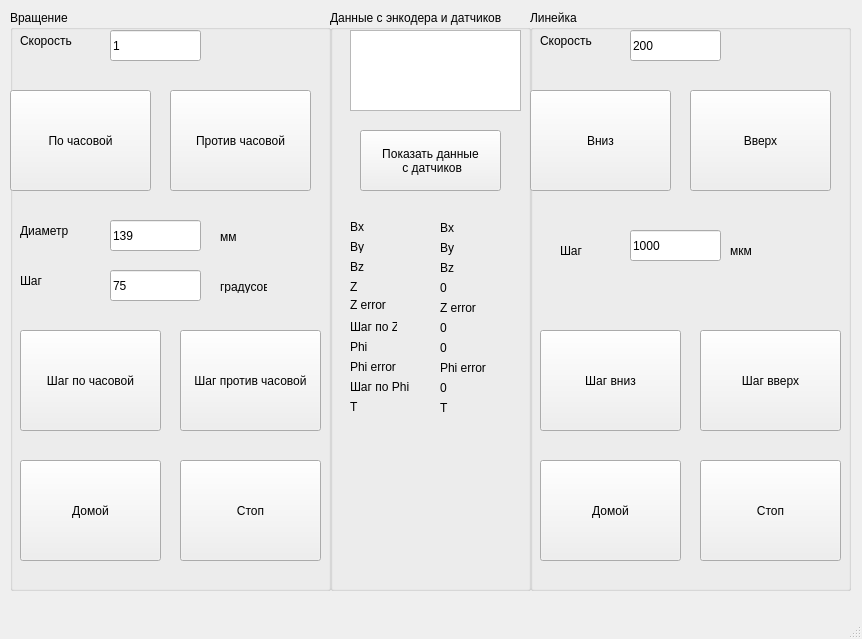
<?xml version="1.0" encoding="UTF-8"?>
<ui version="4.0">
 <class>MainWindow</class>
 <widget class="QMainWindow" name="MainWindow">
  <property name="geometry">
   <rect>
    <x>0</x>
    <y>0</y>
    <width>862</width>
    <height>639</height>
   </rect>
  </property>
  <property name="windowTitle">
   <string>MainWindow</string>
  </property>
  <widget class="QWidget" name="centralwidget">
   <widget class="QGroupBox" name="grpBox1_Rotor">
    <property name="geometry">
     <rect>
      <x>10</x>
      <y>10</y>
      <width>321</width>
      <height>581</height>
     </rect>
    </property>
    <property name="title">
     <string>Вращение</string>
    </property>
    <widget class="QLabel" name="Rtr_lbl01_Speed">
     <property name="geometry">
      <rect>
       <x>10</x>
       <y>20</y>
       <width>61</width>
       <height>21</height>
      </rect>
     </property>
     <property name="text">
      <string>Скорость</string>
     </property>
    </widget>
    <widget class="QLineEdit" name="Rtr_lEd1_Speed">
     <property name="geometry">
      <rect>
       <x>100</x>
       <y>20</y>
       <width>91</width>
       <height>31</height>
      </rect>
     </property>
     <property name="text">
      <string>1</string>
     </property>
    </widget>
    <widget class="QLineEdit" name="Rtr_lEd3_Step">
     <property name="geometry">
      <rect>
       <x>100</x>
       <y>260</y>
       <width>91</width>
       <height>31</height>
      </rect>
     </property>
     <property name="text">
      <string>75</string>
     </property>
    </widget>
    <widget class="QLabel" name="Rtr_lbl03_Step">
     <property name="geometry">
      <rect>
       <x>10</x>
       <y>260</y>
       <width>61</width>
       <height>21</height>
      </rect>
     </property>
     <property name="text">
      <string>Шаг</string>
     </property>
    </widget>
    <widget class="QPushButton" name="Rtr_pBtn2_Backward">
     <property name="geometry">
      <rect>
       <x>160</x>
       <y>80</y>
       <width>141</width>
       <height>101</height>
      </rect>
     </property>
     <property name="text">
      <string>Против часовой</string>
     </property>
    </widget>
    <widget class="QPushButton" name="Rtr_pBtn4_Step_Bkwd">
     <property name="geometry">
      <rect>
       <x>170</x>
       <y>320</y>
       <width>141</width>
       <height>101</height>
      </rect>
     </property>
     <property name="text">
      <string>Шаг против часовой</string>
     </property>
    </widget>
    <widget class="QLabel" name="Rtr_lbl04_mm">
     <property name="geometry">
      <rect>
       <x>210</x>
       <y>220</y>
       <width>47</width>
       <height>13</height>
      </rect>
     </property>
     <property name="text">
      <string>мм</string>
     </property>
    </widget>
    <widget class="QLineEdit" name="Rtr_lEd2_DiamNum">
     <property name="geometry">
      <rect>
       <x>100</x>
       <y>210</y>
       <width>91</width>
       <height>31</height>
      </rect>
     </property>
     <property name="text">
      <string>139</string>
     </property>
    </widget>
    <widget class="QLabel" name="Rtr_lbl05_mm">
     <property name="geometry">
      <rect>
       <x>210</x>
       <y>270</y>
       <width>47</width>
       <height>13</height>
      </rect>
     </property>
     <property name="text">
      <string>градусов</string>
     </property>
    </widget>
    <widget class="QPushButton" name="Rtr_pBtn3_Step_Fwd">
     <property name="geometry">
      <rect>
       <x>10</x>
       <y>320</y>
       <width>141</width>
       <height>101</height>
      </rect>
     </property>
     <property name="text">
      <string>Шаг по часовой</string>
     </property>
    </widget>
    <widget class="QPushButton" name="Rtr_pBtn1_Forward">
     <property name="geometry">
      <rect>
       <x>0</x>
       <y>80</y>
       <width>141</width>
       <height>101</height>
      </rect>
     </property>
     <property name="text">
      <string>По часовой</string>
     </property>
    </widget>
    <widget class="QLabel" name="Rtr_lbl02_Diam">
     <property name="geometry">
      <rect>
       <x>10</x>
       <y>210</y>
       <width>61</width>
       <height>21</height>
      </rect>
     </property>
     <property name="text">
      <string>Диаметр</string>
     </property>
    </widget>
    <widget class="QPushButton" name="Rtr_pBtn6_Stop">
     <property name="geometry">
      <rect>
       <x>170</x>
       <y>450</y>
       <width>141</width>
       <height>101</height>
      </rect>
     </property>
     <property name="text">
      <string>Стоп</string>
     </property>
    </widget>
    <widget class="QPushButton" name="Rtr_pBtn5_Home">
     <property name="geometry">
      <rect>
       <x>10</x>
       <y>450</y>
       <width>141</width>
       <height>101</height>
      </rect>
     </property>
     <property name="text">
      <string>Домой</string>
     </property>
    </widget>
   </widget>
   <widget class="QGroupBox" name="grpBox2_Data">
    <property name="geometry">
     <rect>
      <x>330</x>
      <y>10</y>
      <width>201</width>
      <height>581</height>
     </rect>
    </property>
    <property name="title">
     <string>Данные с энкодера и датчиков</string>
    </property>
    <widget class="QLabel" name="Data_lbl12_ZstepData">
     <property name="geometry">
      <rect>
       <x>110</x>
       <y>310</y>
       <width>81</width>
       <height>16</height>
      </rect>
     </property>
     <property name="text">
      <string>0</string>
     </property>
    </widget>
    <widget class="QLabel" name="Data_lbl02_BxData">
     <property name="geometry">
      <rect>
       <x>110</x>
       <y>210</y>
       <width>81</width>
       <height>16</height>
      </rect>
     </property>
     <property name="text">
      <string>Bx</string>
     </property>
    </widget>
    <widget class="QLabel" name="Data_lbl06_BzData">
     <property name="geometry">
      <rect>
       <x>110</x>
       <y>250</y>
       <width>81</width>
       <height>16</height>
      </rect>
     </property>
     <property name="text">
      <string>Bz</string>
     </property>
    </widget>
    <widget class="QLabel" name="Data_lbl19_T">
     <property name="geometry">
      <rect>
       <x>20</x>
       <y>390</y>
       <width>47</width>
       <height>13</height>
      </rect>
     </property>
     <property name="text">
      <string>T</string>
     </property>
    </widget>
    <widget class="QLabel" name="Data_lbl17_PhiStep">
     <property name="geometry">
      <rect>
       <x>20</x>
       <y>370</y>
       <width>70</width>
       <height>13</height>
      </rect>
     </property>
     <property name="text">
      <string>Шаг по Phi</string>
     </property>
    </widget>
    <widget class="QLabel" name="Data_lbl20_TData">
     <property name="geometry">
      <rect>
       <x>110</x>
       <y>390</y>
       <width>81</width>
       <height>16</height>
      </rect>
     </property>
     <property name="text">
      <string>T</string>
     </property>
    </widget>
    <widget class="QLabel" name="Data_lbl14_PhiData">
     <property name="geometry">
      <rect>
       <x>110</x>
       <y>330</y>
       <width>81</width>
       <height>16</height>
      </rect>
     </property>
     <property name="text">
      <string>0</string>
     </property>
    </widget>
    <widget class="QTextBrowser" name="Data_txtBrowser">
     <property name="geometry">
      <rect>
       <x>20</x>
       <y>20</y>
       <width>171</width>
       <height>81</height>
      </rect>
     </property>
    </widget>
    <widget class="QLabel" name="Data_lbl01_Bx">
     <property name="geometry">
      <rect>
       <x>20</x>
       <y>210</y>
       <width>47</width>
       <height>13</height>
      </rect>
     </property>
     <property name="text">
      <string>Bx</string>
     </property>
    </widget>
    <widget class="QLabel" name="Data_lbl07_Z">
     <property name="geometry">
      <rect>
       <x>20</x>
       <y>270</y>
       <width>47</width>
       <height>13</height>
      </rect>
     </property>
     <property name="text">
      <string>Z</string>
     </property>
    </widget>
    <widget class="QLabel" name="Data_lbl08_ZData">
     <property name="geometry">
      <rect>
       <x>110</x>
       <y>270</y>
       <width>81</width>
       <height>16</height>
      </rect>
     </property>
     <property name="text">
      <string>0</string>
     </property>
    </widget>
    <widget class="QLabel" name="Data_lbl15_PhiErr">
     <property name="geometry">
      <rect>
       <x>20</x>
       <y>350</y>
       <width>47</width>
       <height>13</height>
      </rect>
     </property>
     <property name="text">
      <string>Phi error</string>
     </property>
    </widget>
    <widget class="QLabel" name="Data_lbl16_PhiErrData">
     <property name="geometry">
      <rect>
       <x>110</x>
       <y>350</y>
       <width>81</width>
       <height>16</height>
      </rect>
     </property>
     <property name="text">
      <string>Phi error</string>
     </property>
    </widget>
    <widget class="QLabel" name="Data_lbl18_PhiStepData">
     <property name="geometry">
      <rect>
       <x>110</x>
       <y>370</y>
       <width>81</width>
       <height>16</height>
      </rect>
     </property>
     <property name="text">
      <string>0</string>
     </property>
    </widget>
    <widget class="QPushButton" name="Data_pBtn_ShowData">
     <property name="geometry">
      <rect>
       <x>30</x>
       <y>120</y>
       <width>141</width>
       <height>61</height>
      </rect>
     </property>
     <property name="text">
      <string>Показать данные
 с датчиков</string>
     </property>
    </widget>
    <widget class="QLabel" name="Data_lbl11_Zstep">
     <property name="geometry">
      <rect>
       <x>20</x>
       <y>310</y>
       <width>47</width>
       <height>13</height>
      </rect>
     </property>
     <property name="text">
      <string>Шаг по Z</string>
     </property>
    </widget>
    <widget class="QLabel" name="Data_lbl10_ZerrData">
     <property name="geometry">
      <rect>
       <x>110</x>
       <y>290</y>
       <width>81</width>
       <height>16</height>
      </rect>
     </property>
     <property name="text">
      <string>Z error</string>
     </property>
    </widget>
    <widget class="QLabel" name="Data_lbl04_ByData">
     <property name="geometry">
      <rect>
       <x>110</x>
       <y>230</y>
       <width>81</width>
       <height>16</height>
      </rect>
     </property>
     <property name="text">
      <string>By</string>
     </property>
    </widget>
    <widget class="QLabel" name="Data_lbl05_Bz">
     <property name="geometry">
      <rect>
       <x>20</x>
       <y>250</y>
       <width>47</width>
       <height>13</height>
      </rect>
     </property>
     <property name="text">
      <string>Bz</string>
     </property>
    </widget>
    <widget class="QLabel" name="Data_lbl03_By">
     <property name="geometry">
      <rect>
       <x>20</x>
       <y>230</y>
       <width>47</width>
       <height>13</height>
      </rect>
     </property>
     <property name="text">
      <string>By</string>
     </property>
    </widget>
    <widget class="QLabel" name="Data_lbl09_Zerr">
     <property name="geometry">
      <rect>
       <x>20</x>
       <y>290</y>
       <width>70</width>
       <height>10</height>
      </rect>
     </property>
     <property name="text">
      <string>Z error</string>
     </property>
    </widget>
    <widget class="QLabel" name="Data_lbl13_Phi">
     <property name="geometry">
      <rect>
       <x>20</x>
       <y>330</y>
       <width>47</width>
       <height>13</height>
      </rect>
     </property>
     <property name="text">
      <string>Phi</string>
     </property>
    </widget>
   </widget>
   <widget class="QGroupBox" name="grpBox3_Line">
    <property name="geometry">
     <rect>
      <x>530</x>
      <y>10</y>
      <width>321</width>
      <height>581</height>
     </rect>
    </property>
    <property name="title">
     <string>Линейка</string>
    </property>
    <widget class="QLabel" name="Line_lbl2_Step">
     <property name="geometry">
      <rect>
       <x>30</x>
       <y>230</y>
       <width>61</width>
       <height>21</height>
      </rect>
     </property>
     <property name="text">
      <string>Шаг</string>
     </property>
    </widget>
    <widget class="QLabel" name="Line_lbl1_Speed">
     <property name="geometry">
      <rect>
       <x>10</x>
       <y>20</y>
       <width>61</width>
       <height>21</height>
      </rect>
     </property>
     <property name="text">
      <string>Скорость</string>
     </property>
    </widget>
    <widget class="QPushButton" name="Line_pBtn1_Forward">
     <property name="geometry">
      <rect>
       <x>0</x>
       <y>80</y>
       <width>141</width>
       <height>101</height>
      </rect>
     </property>
     <property name="text">
      <string>Вниз</string>
     </property>
    </widget>
    <widget class="QPushButton" name="Line_pBtn6_Stop">
     <property name="geometry">
      <rect>
       <x>170</x>
       <y>450</y>
       <width>141</width>
       <height>101</height>
      </rect>
     </property>
     <property name="text">
      <string>Стоп</string>
     </property>
    </widget>
    <widget class="QLineEdit" name="Line_lEd1_Speed">
     <property name="geometry">
      <rect>
       <x>100</x>
       <y>20</y>
       <width>91</width>
       <height>31</height>
      </rect>
     </property>
     <property name="text">
      <string>200</string>
     </property>
    </widget>
    <widget class="QLineEdit" name="Line_lEd2_Step">
     <property name="geometry">
      <rect>
       <x>100</x>
       <y>220</y>
       <width>91</width>
       <height>31</height>
      </rect>
     </property>
     <property name="text">
      <string>1000</string>
     </property>
    </widget>
    <widget class="QPushButton" name="Line_pBtn3_Step_Fwd">
     <property name="geometry">
      <rect>
       <x>10</x>
       <y>320</y>
       <width>141</width>
       <height>101</height>
      </rect>
     </property>
     <property name="text">
      <string>Шаг вниз</string>
     </property>
    </widget>
    <widget class="QPushButton" name="Line_pBtn4_Step_Bkwd">
     <property name="geometry">
      <rect>
       <x>170</x>
       <y>320</y>
       <width>141</width>
       <height>101</height>
      </rect>
     </property>
     <property name="text">
      <string>Шаг вверх</string>
     </property>
    </widget>
    <widget class="QPushButton" name="Line_pBtn5_Home">
     <property name="geometry">
      <rect>
       <x>10</x>
       <y>450</y>
       <width>141</width>
       <height>101</height>
      </rect>
     </property>
     <property name="text">
      <string>Домой</string>
     </property>
    </widget>
    <widget class="QPushButton" name="Line_pBtn2_Backward">
     <property name="geometry">
      <rect>
       <x>160</x>
       <y>80</y>
       <width>141</width>
       <height>101</height>
      </rect>
     </property>
     <property name="text">
      <string>Вверх</string>
     </property>
    </widget>
    <widget class="QLabel" name="Line_lbl2_Step_2">
     <property name="geometry">
      <rect>
       <x>200</x>
       <y>230</y>
       <width>61</width>
       <height>21</height>
      </rect>
     </property>
     <property name="text">
      <string>мкм</string>
     </property>
    </widget>
   </widget>
  </widget>
  <widget class="QMenuBar" name="menubar">
   <property name="geometry">
    <rect>
     <x>0</x>
     <y>0</y>
     <width>862</width>
     <height>21</height>
    </rect>
   </property>
  </widget>
  <widget class="QStatusBar" name="statusbar"/>
 </widget>
 <resources/>
 <connections/>
</ui>
